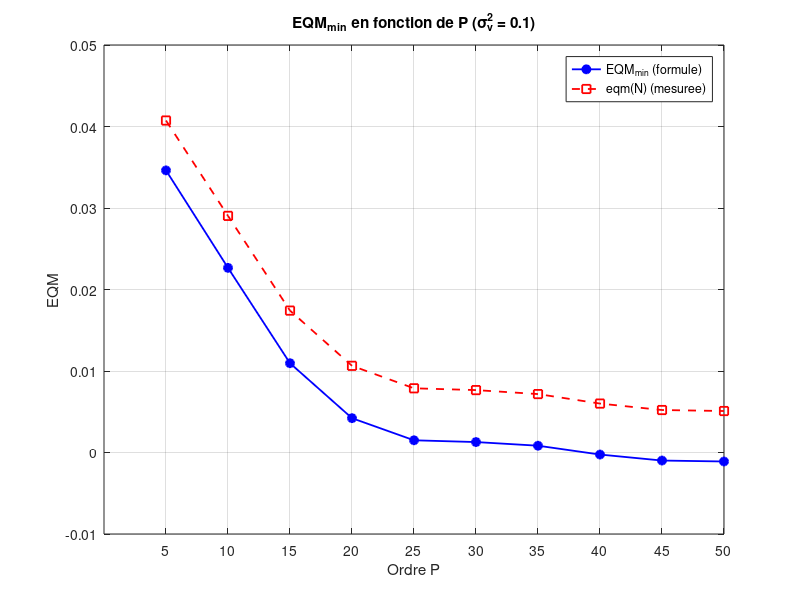

Write MATLAB code to recreate this figure.
%% Partie 2 - Question (e) : EQM_min en fonction de l'ordre P
clear; clc; close all;

% Parametres
N     = 1e4;
n     = (1:N)';
w0    = 0.05*pi;
phi   = pi/4;
sigv2 = 0.1;
Plist = 5:5:50;
nP    = length(Plist);

% Signal propre et signal bruite (meme realisation pour tous les P)
d = sin(n*w0 + phi);
x = d + sqrt(sigv2)*randn(N,1);

EQMmin = zeros(1, nP);
eqmN   = zeros(1, nP);     % eqm(N) mesuree, pour comparaison

for m = 1:nP
    P = Plist(m);

    % Filtre de Wiener d'ordre P
    rx = xcorr(x, P-1, 'biased'); rx = rx(P:end);
    rd = xcorr(d, P-1, 'biased'); rd = rd(P:end);
    wopt = toeplitz(rx) \ rd;
    dhat = filter(wopt, 1, x);

    % EQM_min theorique
    EQMmin(m) = rd(1) - wopt' * rd;

    % eqm(N) mesuree (boucle for)
    S = 0;
    for k = 1:N
        S = S + (d(k) - dhat(k))^2;
    end
    eqmN(m) = S / N;

    fprintf('P = %2d : EQM_min = %.4f | eqm(N) = %.4f\n', P, EQMmin(m), eqmN(m));
end

% Figure 35 : EQM_min en fonction de P
figure;
plot(Plist, EQMmin, 'b-o', 'LineWidth', 1.3, 'MarkerFaceColor', 'b'); hold on;
plot(Plist, eqmN, 'r--s', 'LineWidth', 1.3);
grid on;
xlabel('Ordre P'); ylabel('EQM');
title('EQM_{min} en fonction de P (\sigma_v^2 = 0.1)');
legend('EQM_{min} (formule)', 'eqm(N) (mesuree)', 'Location', 'best');
xticks(Plist);
saveas(gcf, 'fig35.png');
